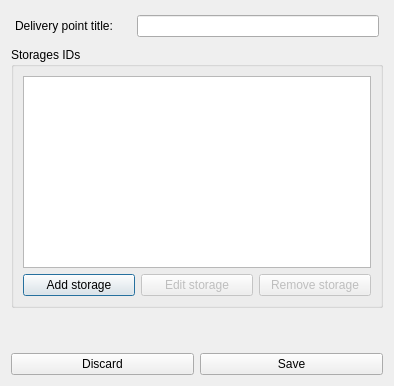
<?xml version="1.0" encoding="UTF-8"?>
<ui version="4.0">
 <class>DeliveryPointEditDialog</class>
 <widget class="QDialog" name="DeliveryPointEditDialog">
  <property name="geometry">
   <rect>
    <x>0</x>
    <y>0</y>
    <width>394</width>
    <height>386</height>
   </rect>
  </property>
  <property name="windowTitle">
   <string>Dialog</string>
  </property>
  <layout class="QVBoxLayout" name="verticalLayout_2">
   <item>
    <layout class="QFormLayout" name="formLayout">
     <property name="horizontalSpacing">
      <number>24</number>
     </property>
     <property name="leftMargin">
      <number>4</number>
     </property>
     <property name="topMargin">
      <number>4</number>
     </property>
     <property name="rightMargin">
      <number>4</number>
     </property>
     <property name="bottomMargin">
      <number>4</number>
     </property>
     <item row="0" column="0">
      <widget class="QLabel" name="label">
       <property name="text">
        <string>Delivery point title:</string>
       </property>
      </widget>
     </item>
     <item row="0" column="1">
      <widget class="QLineEdit" name="et_title"/>
     </item>
    </layout>
   </item>
   <item>
    <widget class="QGroupBox" name="groupBox">
     <property name="title">
      <string>Storages IDs</string>
     </property>
     <layout class="QVBoxLayout" name="verticalLayout">
      <item>
       <widget class="QListView" name="lv_storages">
        <property name="editTriggers">
         <set>QAbstractItemView::NoEditTriggers</set>
        </property>
       </widget>
      </item>
      <item>
       <layout class="QHBoxLayout" name="horizontalLayout">
        <item>
         <widget class="QPushButton" name="pb_storage_add">
          <property name="text">
           <string>Add storage</string>
          </property>
         </widget>
        </item>
        <item>
         <widget class="QPushButton" name="pb_storage_edit">
          <property name="enabled">
           <bool>false</bool>
          </property>
          <property name="text">
           <string>Edit storage</string>
          </property>
         </widget>
        </item>
        <item>
         <widget class="QPushButton" name="pb_storage_remove">
          <property name="enabled">
           <bool>false</bool>
          </property>
          <property name="text">
           <string>Remove storage</string>
          </property>
         </widget>
        </item>
       </layout>
      </item>
     </layout>
    </widget>
   </item>
   <item>
    <spacer name="verticalSpacer">
     <property name="orientation">
      <enum>Qt::Vertical</enum>
     </property>
     <property name="sizeHint" stdset="0">
      <size>
       <width>20</width>
       <height>20</height>
      </size>
     </property>
    </spacer>
   </item>
   <item>
    <layout class="QHBoxLayout" name="horizontalLayout_2">
     <item>
      <widget class="QPushButton" name="pb_discard">
       <property name="text">
        <string>Discard</string>
       </property>
      </widget>
     </item>
     <item>
      <widget class="QPushButton" name="pb_save">
       <property name="text">
        <string>Save</string>
       </property>
      </widget>
     </item>
    </layout>
   </item>
  </layout>
 </widget>
 <resources/>
 <connections/>
</ui>
